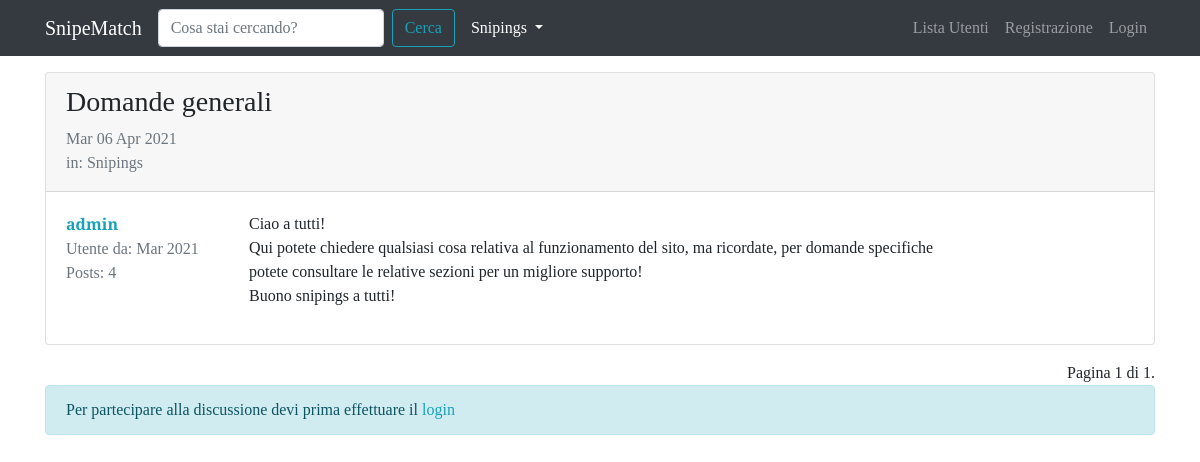
/forum/discussione/9, run on the app's committed database.
### forum/models.py (models this page shows, shortened)
class Discussione(models.Model):
    titolo = models.CharField(max_length=120)
    data_creazione = models.DateTimeField(auto_now_add=True)   #auto_now_add setta la adata quando è creata la discussione
    autore_discussione = models.ForeignKey(User, on_delete=models.CASCADE, related_name="discussioni")  #col related accedo facilmente alle discussioni create da un utente
    sezione_appartenenza = models.ForeignKey(Sezione, on_delete=models.CASCADE)
    class Meta:
        verbose_name = "Discussione"
        verbose_name_plural = "Discussioni"

class Post(models.Model):
    autore_post = models.ForeignKey(User, on_delete=models.CASCADE, related_name="posts")
    contenuto = models.TextField()
    data_creazione = models.DateTimeField(auto_now_add=True)   #auto_now_add setta la adata quando è creata la discussione
    discussione = models.ForeignKey(Discussione, on_delete=models.CASCADE)
    class Meta:
        verbose_name = "Post"
        verbose_name_plural = "Posts"

class Sezione(models.Model):
    nome_sezione = models.CharField(max_length=80)
    descrizione = models.CharField(max_length=150, blank=True, null=True)   #blank: può non essere presente il campo; null: ouò essere null
    logo_sezione = models.ImageField(blank=True, null=True)
    def __str__(self):
        return self.nome_sezione
    class Meta:
        verbose_name = "Sezione"
        verbose_name_plural = "Sezioni"

### forum/views.py (the view)
# urls.py: path('discussione/<int:pk>', views.visualizza_discussione, name="visualizza_discussione"),
def visualizza_discussione(request, pk):
    discussione = get_object_or_404(Discussione, pk=pk)
    posts_discussione = Post.objects.filter(discussione=discussione) #mi prendo tutti i post di quella discussione
    paginator = Paginator(posts_discussione, 5) #voglio far vedere 5 post a pagina
    page = request.GET.get("pagina")
    posts = paginator.get_page(page)
    form_risposta = PostModelForm()
    context = {"discussione": discussione,
        "posts_discussione": posts, #passo posts che è quello paginato
        "form_risposta": form_risposta} #ci metto anche il form di risposta
    return render(request, "forum/singola_discussione.html", context)

### forum/forms.py
class PostModelForm(forms.ModelForm):
    class Meta:
        model = Post
        fields = ["contenuto"]
        widgets = {
            "contenuto": forms.Textarea(attrs={'rows': '5'})  #voglio una textarea di 5 righe, sennò sembra troppoo grossa
        }
        labels = {
            "contenuto": "Messaggio"
        }

### forum/templates/forum/singola_discussione.html (shortened to what this page needs)
{% extends 'base.html' %}
{% load crispy_forms_tags %}
{% block content %}
    {% for post in posts_discussione %}
        <div class="card my-3">
            {% if forloop.first and not "pagina" in request.get_full_path %}
                <div class="card-header pb-0">
                    <h3>{{ discussione.titolo }}</h3>
                    <p class="text-muted">{{ discussione.data_creazione|date:"D d M Y" }}
                    <br>in: {{ discussione.sezione_appartenenza }}</p>
                </div>
            {% endif %}
            <div class="card-body">
                <div class="row">
                    <div class="col-xl-2 col-4">
                        <p class="mb-0"><a href="{% url 'user_profile' username=post.autore_post.username %}"><strong>{{ post.autore_post }}</strong></a></p>
                        <p class="text-muted mb-0">Utente da: {{ post.autore_post.date_joined|date:"M Y" }}</p>
                        <p class="text-muted mb-0">Posts: {{ post.autore_post.posts.count }}</p>
                    </div>
                    <div class="col-x{{ post.autore_post }}l-10 col-8">
                        <p class="my-0">{{ post.contenuto|linebreaks }}</p>
                    </div>
                </div>
            </div>
        </div>
    {% endfor %}
    <div class="text-right">
        <span class="step-links">
            <span class="current">
                Pagina {{ posts_discussione.number }} di {{ posts_discussione.paginator.num_pages }}.
            </span>
        </span>
    </div>
    {% if request.user.is_authenticated %}
        {% include 'forum/form_risposta.html' %}
    {% else %}
        <div class="alert alert-info" role="alert">
            Per partecipare alla discussione devi prima effettuare il <a href="{% url 'login' %}?next={{ request.get_full_path }}">login</a>
        </div>
    {% endif %}
{% endblock content %}

### static-storage/css/agora.css (style rules this page uses)
body { font-family: 'Slabo 27px', serif; }
a, a:hover { color: #17a2b8; }

### data on the page
Post: autore_post "admin", autore_post.date_joined "Mar 2021", autore_post.posts.count "4", contenuto "Ciao a tutti! Qui potete chiedere qualsiasi cosa relativa al funzionamento del sito, ma ricordate, per domande specifiche potete consultare le relative sezioni per un migliore supporto! Buono snipings a tutti!"
Discussione: titolo "Domande generali", data_creazione "Mar 06 Apr 2021", sezione_appartenenza "Snipings"

### other printed values
{{ posts_discussione.number }} "1"
{{ posts_discussione.paginator.num_pages }} "1"
